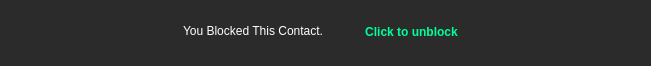
<?xml version="1.0" encoding="UTF-8"?>
<ui version="4.0">
 <class>BlockerWidget</class>
 <widget class="QWidget" name="BlockerWidget">
  <property name="geometry">
   <rect>
    <x>0</x>
    <y>0</y>
    <width>651</width>
    <height>66</height>
   </rect>
  </property>
  <property name="minimumSize">
   <size>
    <width>0</width>
    <height>66</height>
   </size>
  </property>
  <property name="maximumSize">
   <size>
    <width>16777215</width>
    <height>66</height>
   </size>
  </property>
  <property name="windowTitle">
   <string>Form</string>
  </property>
  <layout class="QHBoxLayout" name="horizontalLayout">
   <property name="leftMargin">
    <number>0</number>
   </property>
   <property name="topMargin">
    <number>0</number>
   </property>
   <property name="rightMargin">
    <number>0</number>
   </property>
   <property name="bottomMargin">
    <number>0</number>
   </property>
   <item>
    <widget class="QWidget" name="widget" native="true">
     <property name="styleSheet">
      <string notr="true">background-color: #2b2b2b; color: white; padding: 5px;
</string>
     </property>
     <layout class="QHBoxLayout" name="horizontalLayout_2">
      <item alignment="Qt::AlignmentFlag::AlignHCenter">
       <widget class="QWidget" name="widget_2" native="true">
        <property name="minimumSize">
         <size>
          <width>300</width>
          <height>0</height>
         </size>
        </property>
        <property name="maximumSize">
         <size>
          <width>300</width>
          <height>16777215</height>
         </size>
        </property>
        <widget class="QLabel" name="label">
         <property name="geometry">
          <rect>
           <x>0</x>
           <y>0</y>
           <width>205</width>
           <height>44</height>
          </rect>
         </property>
         <property name="text">
          <string>You Blocked This Contact.</string>
         </property>
        </widget>
        <widget class="QPushButton" name="pushButton">
         <property name="geometry">
          <rect>
           <x>161</x>
           <y>8</y>
           <width>151</width>
           <height>30</height>
          </rect>
         </property>
         <property name="styleSheet">
          <string notr="true">QWidget{
background-color:transparent;
color:#00ff99;
font-weight:bold;
border:0;
}
QWidget:hover{
color: gray;
}
</string>
         </property>
         <property name="text">
          <string>Click to unblock</string>
         </property>
        </widget>
       </widget>
      </item>
     </layout>
    </widget>
   </item>
  </layout>
 </widget>
 <resources/>
 <connections/>
</ui>
